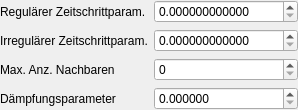
            <widget class="QWidget" name="HACS">
             <layout class="QFormLayout" name="formLayout_8">
              <property name="leftMargin">
               <number>0</number>
              </property>
              <property name="topMargin">
               <number>0</number>
              </property>
              <property name="rightMargin">
               <number>0</number>
              </property>
              <property name="bottomMargin">
               <number>0</number>
              </property>
              <item row="0" column="0">
               <widget class="QLabel" name="label_31">
                <property name="text">
                 <string>Regulärer Zeitschrittparam.</string>
                </property>
               </widget>
              </item>
              <item row="0" column="1">
               <widget class="FancyDoubleSpinBox" name="dsbHACSRegStep">
                <property name="decimals">
                 <number>12</number>
                </property>
                <property name="maximum">
                 <double>99999.000000000000000</double>
                </property>
               </widget>
              </item>
              <item row="1" column="0">
               <widget class="QLabel" name="label_32">
                <property name="text">
                 <string>Irregulärer Zeitschrittparam.</string>
                </property>
               </widget>
              </item>
              <item row="1" column="1">
               <widget class="FancyDoubleSpinBox" name="dsbHACSIrrStep">
                <property name="decimals">
                 <number>12</number>
                </property>
                <property name="maximum">
                 <double>99999.000000000000000</double>
                </property>
               </widget>
              </item>
              <item row="2" column="0">
               <widget class="QLabel" name="label_17">
                <property name="text">
                 <string>Max. Anz. Nachbaren</string>
                </property>
               </widget>
              </item>
              <item row="2" column="1">
               <widget class="QSpinBox" name="sbxHACSMaxNeighbors">
                <property name="maximum">
                 <number>999999999</number>
                </property>
               </widget>
              </item>
              <item row="3" column="0">
               <widget class="QLabel" name="label_33">
                <property name="text">
                 <string>Dämpfungsparameter</string>
                </property>
               </widget>
              </item>
              <item row="3" column="1">
               <widget class="FancyDoubleSpinBox" name="dsbHACSSoft">
                <property name="decimals">
                 <number>6</number>
                </property>
                <property name="maximum">
                 <double>99999.000000000000000</double>
                </property>
               </widget>
              </item>
             </layout>
            </widget>
